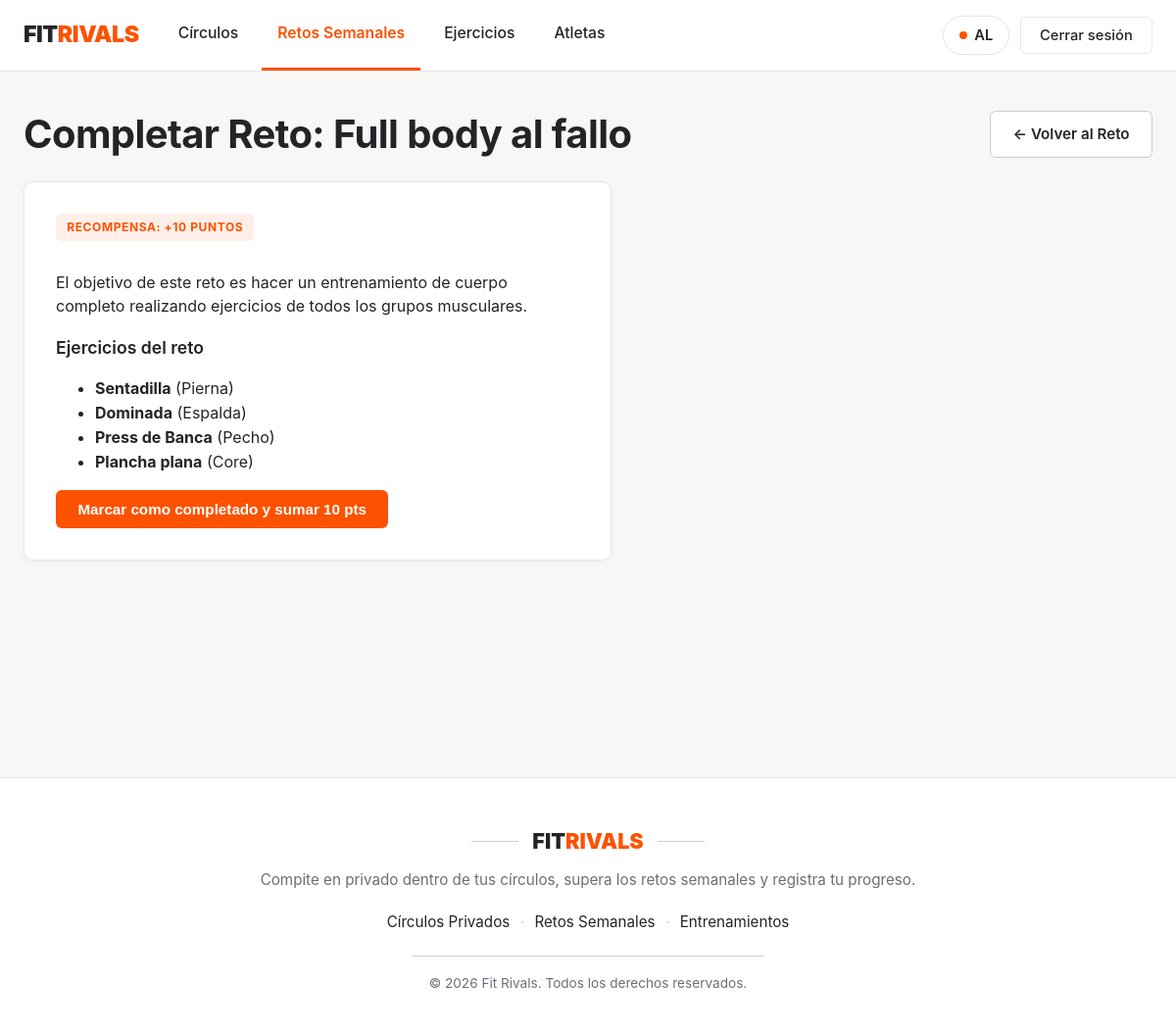
/retos/1/completar/ (signed in), run on the app's committed database.
### FitrivalsApp/models.py (models this page shows, shortened)
class Reto(models.Model):
    nombre = models.CharField(max_length=100)
    descripcion = models.TextField(blank=True, null=True)
    puntos_recompensa = models.IntegerField(default=100)
    fecha_inicio = models.DateField(default=inicio_semana)
    fecha_fin = models.DateField(default=fin_semana)
    ejercicios = models.ManyToManyField(Ejercicio, related_name='retos', blank=True)
    completado_por = models.ManyToManyField(Usuario, related_name='retos_completados', blank=True)
    @property
    def estado_semana(self):
        hoy = timezone.localdate()
        if self.fecha_inicio <= hoy <= self.fecha_fin:
            return 'ACTIVO'
        elif hoy < self.fecha_inicio:
            return 'PROXIMO'
        return 'FINALIZADO'

class Ejercicio(models.Model):
    GRUPOS_MUSCULARES = [
        ('PECHO', 'Pecho'),
        ('ESPALDA', 'Espalda'),
        ('PIERNA', 'Pierna'),
        ('BRAZOS', 'Brazos'),
        ('HOMBROS', 'Hombros'),
        ('CORE', 'Core'),
    ]
    DIFICULTAD_CHOICES = [
        ('FACIL', 'Fácil'),
        ('INTERMEDIO', 'Intermedio'),
        ('AVANZADO', 'Avanzado'),
    ]
    descripcion = models.TextField(blank=True, default='')
    nombre = models.CharField(max_length=100)
    grupo_muscular = models.CharField(max_length=20, choices=GRUPOS_MUSCULARES)
    dificultad = models.CharField(max_length=20, choices=DIFICULTAD_CHOICES)

### FitrivalsApp/views.py (the view, shortened to what this page needs)
# urls.py: path('retos/<int:pk>/completar/', views.completar_reto, name='completar_reto'),
def completar_reto(request, pk):
    usuario_id = request.session.get('usuario_id')
    if not usuario_id:
        if _es_ajax(request):
            return JsonResponse({'ok': False, 'mensaje': 'Inicia sesión para completar retos.'}, status=401)
        return redirect('login_usuario')
    usuario = get_object_or_404(Usuario, id=usuario_id)
    reto = get_object_or_404(Reto, pk=pk)
    if reto.estado_semana != 'ACTIVO':
        return _rechazar(request, reto, 'Este reto no está activo esta semana.')
    if reto.completado_por.filter(pk=usuario.pk).exists():
        return _rechazar(request, reto, 'Ya has completado este reto.')
    return render(request, 'retos/completar.html', {'reto': reto})

### FitrivalsApp/templates/retos/completar.html (shortened to what this page needs)
{% extends 'base.html' %}
{% block content %}
    <div class="section-header">
        <h1>Completar Reto: {{ reto.nombre }}</h1>
        <a href="{% url 'detalle_reto' reto.pk %}" class="btn-secondary-strava">← Volver al Reto</a>
    </div>
    <div class="form-card">
        <span class="badge-orange">Recompensa: +{{ reto.puntos_recompensa }} puntos</span>
        <p>{{ reto.descripcion }}</p>
        <form id="form-completar-reto" method="post" action="{% url 'completar_reto' reto.pk %}">
            <h3>Ejercicios del reto</h3>
            <ul>
                {% for ejercicio in reto.ejercicios.all %}
                    <li><strong>{{ ejercicio.nombre }}</strong> ({{ ejercicio.get_grupo_muscular_display }})</li>
                {% empty %}
                    <li>Este reto no tiene ejercicios específicos asociados.</li>
                {% endfor %}
            </ul>
            <button type="submit" id="btn-guardar-reto" class="btn-primary-strava">
                Marcar como completado y sumar {{ reto.puntos_recompensa }} pts
            </button>
        </form>
    </div>
{% endblock %}

### FitrivalsApp/static/css/estilos.css (style rules this page uses)
:root { --strava-orange: #FC5200; --strava-orange-hover: #E04A00; --strava-orange-soft: rgba(252, 82, 0, 0.09); --bg-page: #F7F7F5; --bg-white: #FFFFFF; --bg-soft: #F3F2EE; --text-dark: #242428; --text-muted: #6D6D78; --border-light: #E6E6EB; --border-strong: #CCCCD0; --radius: 10px; }
*, *::before, *::after { box-sizing: border-box; }
html { scroll-behavior: smooth; }
html, body { margin: 0; padding: 0; min-height: 100%; background-color: var(--bg-page); color: var(--text-dark); font-family: "Inter", system-ui, -apple-system, "Segoe UI", Roboto, Helvetica, Arial, sans-serif; font-size: 1rem; line-height: 1.55; -webkit-font-smoothing: antialiased; }
h1 { margin: 0 0 0.75rem; font-size: clamp(1.9rem, 4vw, 2.5rem); font-weight: 700; line-height: 1.15; letter-spacing: -0.015em; color: var(--text-dark); }
h3 { margin: 0 0 0.5rem; font-size: 1.1rem; font-weight: 600; color: var(--text-dark); }
a { color: var(--strava-orange); font-weight: 500; text-decoration: none; }
.btn-primary-strava { display: inline-flex; align-items: center; justify-content: center; gap: 0.45rem; padding: 0.7rem 1.4rem; background-color: var(--strava-orange); color: #FFFFFF; font-size: 0.95rem; font-weight: 600; border: none; border-radius: 6px; cursor: pointer; text-decoration: none; transition: background-color 0.15s ease, transform 0.1s ease; }
.btn-secondary-strava { display: inline-flex; align-items: center; justify-content: center; gap: 0.45rem; padding: 0.7rem 1.4rem; background-color: #FFFFFF; color: var(--text-dark); font-size: 0.95rem; font-weight: 600; border: 1px solid var(--border-strong); border-radius: 6px; cursor: pointer; text-decoration: none; transition: border-color 0.15s ease, background-color 0.15s ease; }
.badge-orange { display: inline-block; padding: 0.28rem 0.7rem; margin-bottom: 0.85rem; background-color: var(--strava-orange-soft); color: var(--strava-orange); font-size: 0.75rem; font-weight: 700; letter-spacing: 0.05em; border-radius: 6px; text-transform: uppercase; }
.form-card { background-color: #FFFFFF; border: 1px solid var(--border-light); border-radius: var(--radius); padding: 2rem; max-width: 600px; box-shadow: 0 2px 8px rgba(0, 0, 0, 0.03); }
.section-header { display: flex; flex-wrap: wrap; align-items: center; justify-content: space-between; gap: 1rem; margin-bottom: 1.5rem; }
.section-header h1 { margin: 0; }

### data on the page
Reto: nombre "Full body al fallo", puntos_recompensa "10", descripcion "El objetivo de este reto es hacer un entrenamiento de cuerpo completo realizando ejercicios de todos los grupos musculares."
Ejercicio: nombre "Sentadilla", grupo_muscular "Pierna"
Ejercicio: nombre "Dominada", grupo_muscular "Espalda"
Ejercicio: nombre "Press de Banca", grupo_muscular "Pecho"
Ejercicio: nombre "Plancha plana", grupo_muscular "Core"

### other printed values
{{ request.session.usuario_nombre }} "AL"
